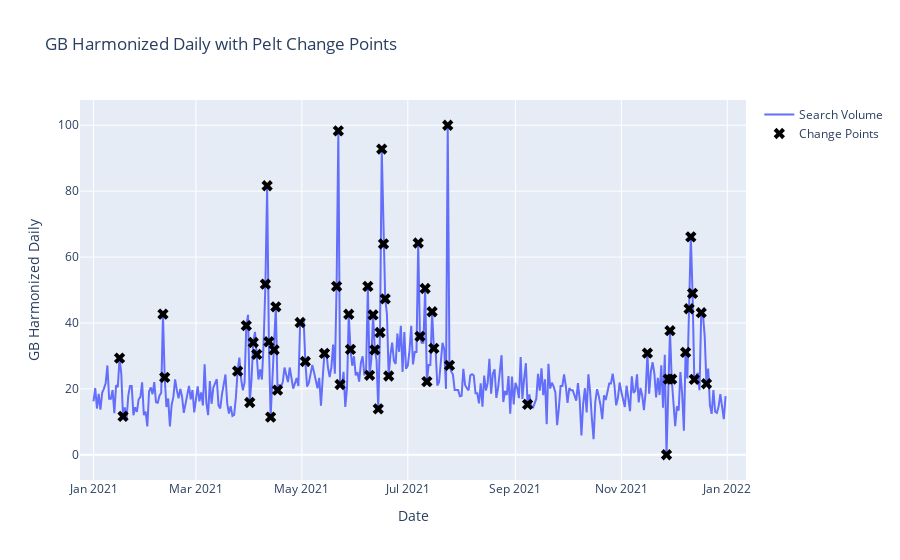

This figure's notebook cell:
### Markdown cell above
### 2. PELT Change Point

### Code cell
grouped = dfs_2021.groupby('region')
fig = viz.pelt_model_l2(grouped.get_group('GB'),'date','harmonized_daily')
fig.show()
